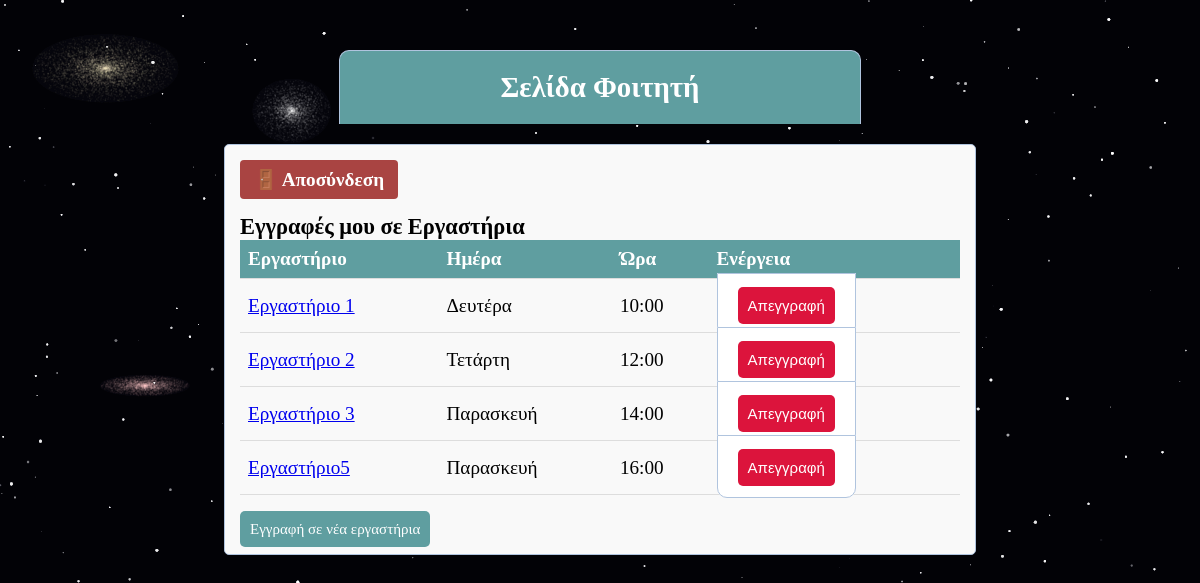
Page /students/dashboard.php (signed in) on the committed database.
### tables this page shows
CREATE TABLE `sections` (
  `id` int(11) NOT NULL,
  `day` varchar(20) NOT NULL,
  `time` varchar(20) NOT NULL,
  `max_students` int(11) NOT NULL,
  `name` varchar(50) DEFAULT NULL
);

### students/dashboard.php (the view, shortened to what this page needs)
<?php
include('functions.php');
$am = $_SESSION['user']['am'];
$registrations = mysqli_query($db, "
    SELECT s.id, s.name, s.day, s.time
    FROM registrations r
    JOIN sections s ON r.section_id = s.id
    WHERE r.am = '$am'
");
?>
<!DOCTYPE html>
<html>
<head>
    <link rel="stylesheet" type="text/css" href="style.css">
</head>
<body>
    <div class="header">
        <h2>Σελίδα Φοιτητή</h2>
    </div>
    <div class="registrations-box">
         <a href="dashboard.php?logout=1" class="logout-btn">
         🚪 Αποσύνδεση
         </a>
        <h3>Εγγραφές μου σε Εργαστήρια</h3>
        <?php if(mysqli_num_rows($registrations) > 0): ?>
            <table>
                <thead>
                    <tr>
                        <th>Εργαστήριο</th>
                        <th>Ημέρα</th>
                        <th>Ώρα</th>
                        <th>Ενέργεια</th>
                    </tr>
                </thead>
                <tbody>
                    <?php while($row = mysqli_fetch_assoc($registrations)): ?>
                        <tr>
                            <td>
                                <a href="lab.php?id=<?php echo $row['id']; ?>">
                                <?= htmlspecialchars($row['name']) ?>
                                </a>
                            </td>
                            <td><?php echo $row['day']; ?></td>
                            <td><?php echo $row['time']; ?></td>
                            <td>
                               <form method="POST" style="display:inline;">
                                <button type="submit" name="unregister_Lab" class="btn" style="background:#DC143C;">Απεγγραφή</button>
                               </form>
                            </td>
                        </tr>
                    <?php endwhile; ?>
                </tbody>
            </table>
        <?php else: ?>
            <p>Δεν είστε εγγεγραμμένος σε κανένα εργαστήριο ακόμα.</p>
        <?php endif; ?>
        <br>
        <a href="register_lab.php" class="btn">Εγγραφή σε νέα εργαστήρια</a>
    </div>
</body>
</html>

### students/style.css (style rules this page uses)
* { margin: 0px; padding: 0px; }
body { font-size: 120%; background: #F8F8FF; }
.header { width: 40%; margin: 50px auto 0px; color: white; background: #5F9EA0; text-align: center; border: 1px solid #B0C4DE; border-bottom: none; border-radius: 10px 10px 0px 0px; padding: 20px; }
form, .content { width: 40%; margin: 0px auto; padding: 20px; border: 1px solid #B0C4DE; background: white; border-radius: 0px 0px 10px 10px; }
.btn { padding: 10px; font-size: 15px; color: white; background: #5F9EA0; border: none; border-radius: 5px; }

### students/dashboard.php (style rules this page uses)
.registrations-box { width: 60%; margin: 20px auto; padding: 15px; border: 1px solid #B0C4DE; border-radius: 5px; background: #f9f9f9; }
table { width: 100%; border-collapse: collapse; }
th, td { padding: 8px; border-bottom: 1px solid #ddd; text-align: left; }
th { background-color: #5F9EA0; color: white; }
.btn { padding: 10px; font-size: 15px; color: white; background: #5F9EA0; border: none; border-radius: 5px; text-decoration: none; }
.logout-btn { display: inline-block; padding: 8px 14px; margin-bottom: 15px; background: #a94442; color: white; text-decoration: none; border-radius: 4px; font-weight: bold; }

### rows in the picture
sections: name "Εργαστήριο 1", day "Δευτέρα", time "10:00"
sections: name "Εργαστήριο 2", day "Τετάρτη", time "12:00"
sections: name "Εργαστήριο 3", day "Παρασκευή", time "14:00"
sections: name "Εργαστήριο5", day "Παρασκευή", time "16:00"
